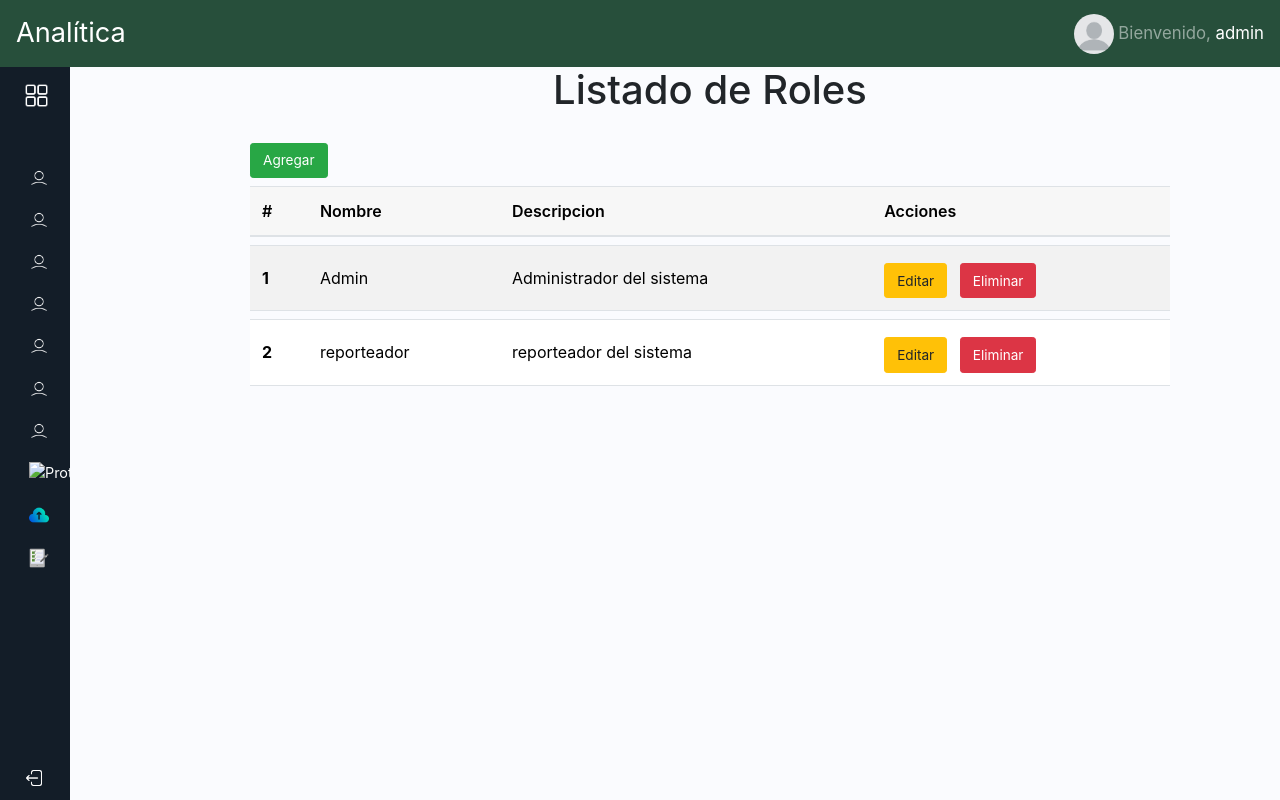
/roles/index/ (signed in), run on the app's committed database.
### apps/personas/models.py (models this page shows, shortened)
class Persona(AbstractBaseUser, PermissionsMixin):
    per_documento = models.IntegerField(primary_key=True)
    per_tipo_documento = models.CharField(max_length=100, choices=Tipo_documento.choices)
    email = models.EmailField(unique=True)
    per_nombres = models.CharField(max_length=60)
    per_apellidos = models.CharField(max_length=60)
    per_telefono = models.CharField(max_length=10)
    per_image = models.ImageField(upload_to='profile_pics/', null=True, blank=True, default='profile_pics/defecto.png')
    roles = models.ManyToManyField(Rol, through='Persona_rol')
    is_staff = models.BooleanField(default=False)
    is_active = models.BooleanField(default=True)
    is_superuser = models.BooleanField(default=False)
    USERNAME_FIELD = 'per_documento'
    REQUIRED_FIELDS = ['email', 'per_nombres']
    objects = UsuarioManage()

class Rol(models.Model):
    rol_id = models.AutoField(primary_key=True)
    rol_nombre = models.CharField(max_length=100)
    rol_descripcion = models.CharField(max_length=200)
    permissions = models.ManyToManyField(Permission, blank=True)

### apps/personas/views.py (the view)
# urls.py: path('roles/index/',views.Roles_index, name="roles_index"),
def Roles_index(request):
    roles  = Rol.objects.all()
    form_roles = Form_rol
    context = {
        'roles':roles,
        'form_roles':form_roles
    }
    return render(request,'Roles/roles.html',context)

### apps/personas/context_processors.py (called while the page is built)
def user_permissions_processor(request):
        if request.user.is_authenticated:
            user_roles = request.user.roles.all()
            user_permissions = set()
            for rol in user_roles:
                user_permissions.update(rol.permissions.values_list('codename', flat=True))
            perms_dict = {perm:True for perm in user_permissions}
        else:
            perms_dict = {}
        return{
            'perms' : perms_dict
        }

### templates/Roles/roles.html (shortened to what this page needs)
{% extends 'home.html' %}
{% block contenido %}
{% load static %}
<link rel="stylesheet" href="{% static 'bootstrap/css/administrador.css' %}">
<div class="main p-3">
    <div class="container">
        <div class="row justify-content-center">
            <div class="col-md-10">
                <div class="text-center">
                    <h1 class="h1 mb-4">Listado de Roles</h1>
                </div>
                <div class="mt-4">
                    <button type="button" class="btn btn-success btn-sm mr-2" data-toggle="modal" data-target="#crearModal">Agregar</button>
                    <table class="table table-striped">
                        <thead>
                            <tr>
                                <th scope="col">#</th>
                                <th scope="col">Nombre</th>
                                <th scope="col">Descripcion</th>
                                <th scope="col">Acciones</th>
                            </tr>
                        </thead>
                        <tbody>
                            {% for rol in  roles%}
                            <tr>
                                <th scope="row">{{rol.rol_id}}</th>
                                <td>{{rol.rol_nombre}}</td>
                                <td>{{rol.rol_descripcion}}</td>
                                <td>
                                    <button type="button" class="btn btn-warning btn-sm mr-2" data-toggle="modal" data-target="#editarModal" data-id="{{rol.rol_id}}" data-nombre="{{rol.rol_nombre}}" data-descripcion="{{rol.rol_descripcion}}"onclick="Editar_rol(this)">Editar</button>
                                    <button type="button" class="btn btn-danger btn-sm" data-toggle="modal" data-target="#eliminarModal"  data-id="{{rol.rol_id}}" onclick="Delete_rol(this)">Eliminar</button>
                                </td>
                            </tr>
                            {%endfor%}
                        </tbody>
                    </table>
                </div>
            </div>
        </div>
    </div>
</div>
{% endblock contenido %}

### templates/home.html (shortened to what this page needs)
<!DOCTYPE html>
<html lang="en">
<head>
    <link href="https://cdn.lineicons.com/4.0/lineicons.css" rel="stylesheet" />
    {%load static%}
    <link rel="stylesheet" href="{% static 'bootstrap/css/home.css'%}">
    <link rel="stylesheet" href="{% static 'bootstrap/css/navbar.css'%}">
    <link rel="stylesheet" href="{% static 'bootstrap/css/bootstrap.min.css'%}">
    <link href="https://stackpath.bootstrapcdn.com/bootstrap/4.5.2/css/bootstrap.min.css" rel="stylesheet">
</head>
<body>
    <nav class="navbar navbar-expand-lg navbar-dark navbar-custom fixed-top">
        <a class="navbar-brand" href="{% url 'personas:Home'%}">Analítica</a>
        <ul class="navbar-nav ml-auto">
            <li class="nav-item">
                {% if request.user.is_authenticated %}
                  <img src="{{ request.user.per_image.url}}" alt="Foto de perfil" class="rounded-circle" style="width: 40px; height: 40px;">
                <span class="navbar-text">Bienvenido, <a href="{% url 'personas:perfil'%}">{{ request.user.per_nombres }}</a></span>
                {% endif %}
            </li>
        </ul>
    </nav>
<section class="contenedor ">
    <div class="wrapper">
        <aside id="sidebar"  class="overflow-auto">
            <div class="d-flex">
                <button class="toggle-btn" type="button">
                    <img src="{% static 'bootstrap/img/menu.png' %}" alt="Protection Icon" style="width: 25px; height: 25px;">
                </button>
            </div>
            <ul class="sidebar-nav">
                {% if perms.can_view_admin_dashboard %}
                <li class="sidebar-item">
                    <a href="{% url 'administrador'%}" class="sidebar-link">
                        <img src="{% static 'bootstrap/img/usuario.png' %}" alt="Protection Icon" style="width: 20px; height: 20px;">
                    </a>
                </li>
                {% endif %}
                {% if perms.can_view_admin_dashboard %}
                <li class="sidebar-item">
                    <a href="{% url 'cores:modalidad_index'%}" class="sidebar-link">
                        <img src="{% static 'bootstrap/img/usuario.png' %}" alt="Protection Icon" style="width: 20px; height: 20px;">
                    </a>
                </li>
                {% endif %}
                {% if perms.can_view_admin_dashboard %}
                <li class="sidebar-item">
                    <a href="{% url 'cores:bilinguismo_index'%}" class="sidebar-link">
                        <img src="{% static 'bootstrap/img/usuario.png' %}" alt="Protection Icon" style="width: 20px; height: 20px;">
                    </a>
                </li>
                {% endif %}
                {% if perms.can_view_admin_dashboard %}
                <li class="sidebar-item">
                    <a href="{% url 'cores:centro_de_formacion_index'%}" class="sidebar-link">
                        <img src="{% static 'bootstrap/img/usuario.png' %}" alt="Protection Icon" style="width: 20px; height: 20px;">
                    </a>
                </li>
                {% endif %}
                {% if perms.can_view_admin_dashboard %}
                <li class="sidebar-item">
                    <a href="{% url 'cores:regional_index'%}" class="sidebar-link">
                        <img src="{% static 'bootstrap/img/usuario.png' %}" alt="Protection Icon" style="width: 20px; height: 20px;">
                    </a>
                </li>
                {% endif %}
                {% if perms.can_view_admin_dashboard %}
                <li class="sidebar-item">
                    <a href="{% url 'cores:nivel_formacion_index'%}" class="sidebar-link">
                        <img src="{% static 'bootstrap/img/usuario.png' %}" alt="Protection Icon" style="width: 20px; height: 20px;">
                    </a>
                </li>
                {% endif %}
                {% if perms.can_view_admin_dashboard %}
                <li class="sidebar-item">
                    <a href="{% url 'cores:meta_index'%}" class="sidebar-link">
                        <img src="{% static 'bootstrap/img/usuario.png' %}" alt="Protection Icon" style="width: 20px; height: 20px;">
                    </a>
                </li>
                {% endif %}
                {% if perms.can_view_admin_dashboard %}
                <li class="sidebar-item">
                    <a href="{% url 'cores:formacion_regular_index'%}" class="sidebar-link collapsed has-dropdown" data-bs-toggle="collapse"
                        data-bs-target="#multi" aria-expanded="false" aria-controls="multi">
                        <img src="{% static 'bootstrap/img/meta.png' %}" alt="Protection Icon" style="width: 20px; height: 20px;">
                    </a>
                </li>
                {% endif %}
                {% if perms.can_view_reporteador_dashboard %}
                <li class="sidebar-item">
                    <a href="#" class="sidebar-link collapsed has-dropdown" data-bs-toggle="collapse"
                       data-bs-target="#nuevo" aria-expanded="false" aria-controls="nuevo">
                        <img src="{% static 'bootstrap/img/carga-en-la-nube.png' %}" alt="Nuevo Icono" style="width: 20px; height: 20px;">
                    </a>
                </li>
                {% endif%}
                {% if perms.can_view_consulta_dashboard %}
                <li class="sidebar-item">
                    <a href="{% url 'cores:general'%}" class="sidebar-link collapsed has-dropdown" data-bs-toggle="collapse"
                        data-bs-target="#auth" aria-expanded="false" aria-controls="auth">
                        <img src="{% static 'bootstrap/img/reporte.png' %}" alt="Protection Icon" style="width: 20px; height: 20px;">
                    </a>
                </li>
                {% endif%}
            </ul>
            <div class="sidebar-footer">
                <a href="{% url 'personas:cierre_sesion'%}" class="sidebar-link">
                    <i><img src="{% static 'bootstrap/img/cerrar-sesion-icon.png' %}" alt="Protection Icon" style="    margin-left: -5px; width: 20px; height: 20px;"></i>
                </a>
            </div>
        </aside>
        {% block contenido%}
        {% endblock contenido%}
    </div>
    </section>
</body>
</html>

### data on the page
Persona: user.per_image (picture), user.per_nombres "admin"
Rol: rol_id "1", rol_nombre "Admin", rol_descripcion "Administrador del sistema"
Rol: rol_id "2", rol_nombre "reporteador", rol_descripcion "reporteador del sistema"
